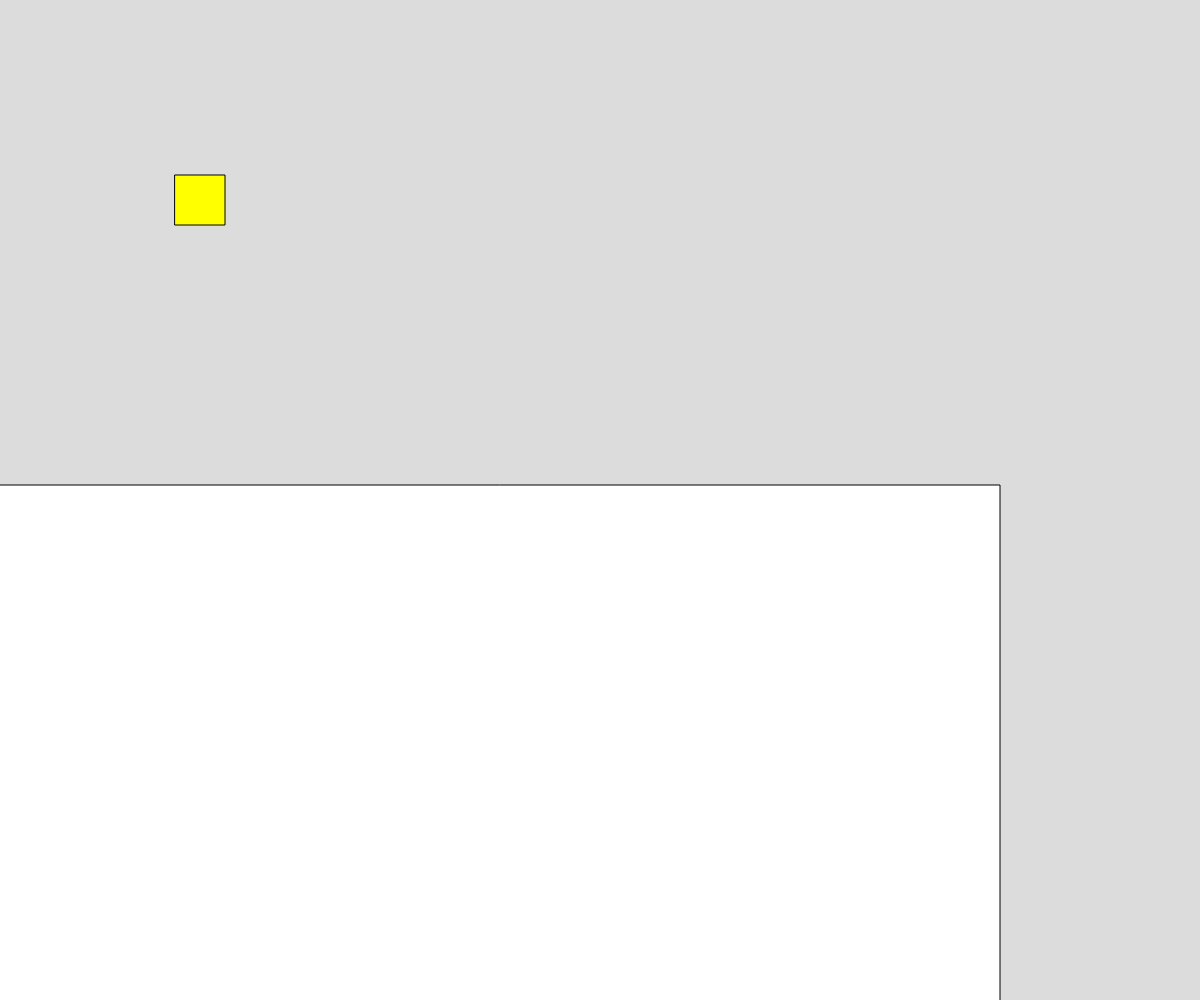
Frame 1 (no input)
Frame 60 (no input): identical to frame 1, image omitted
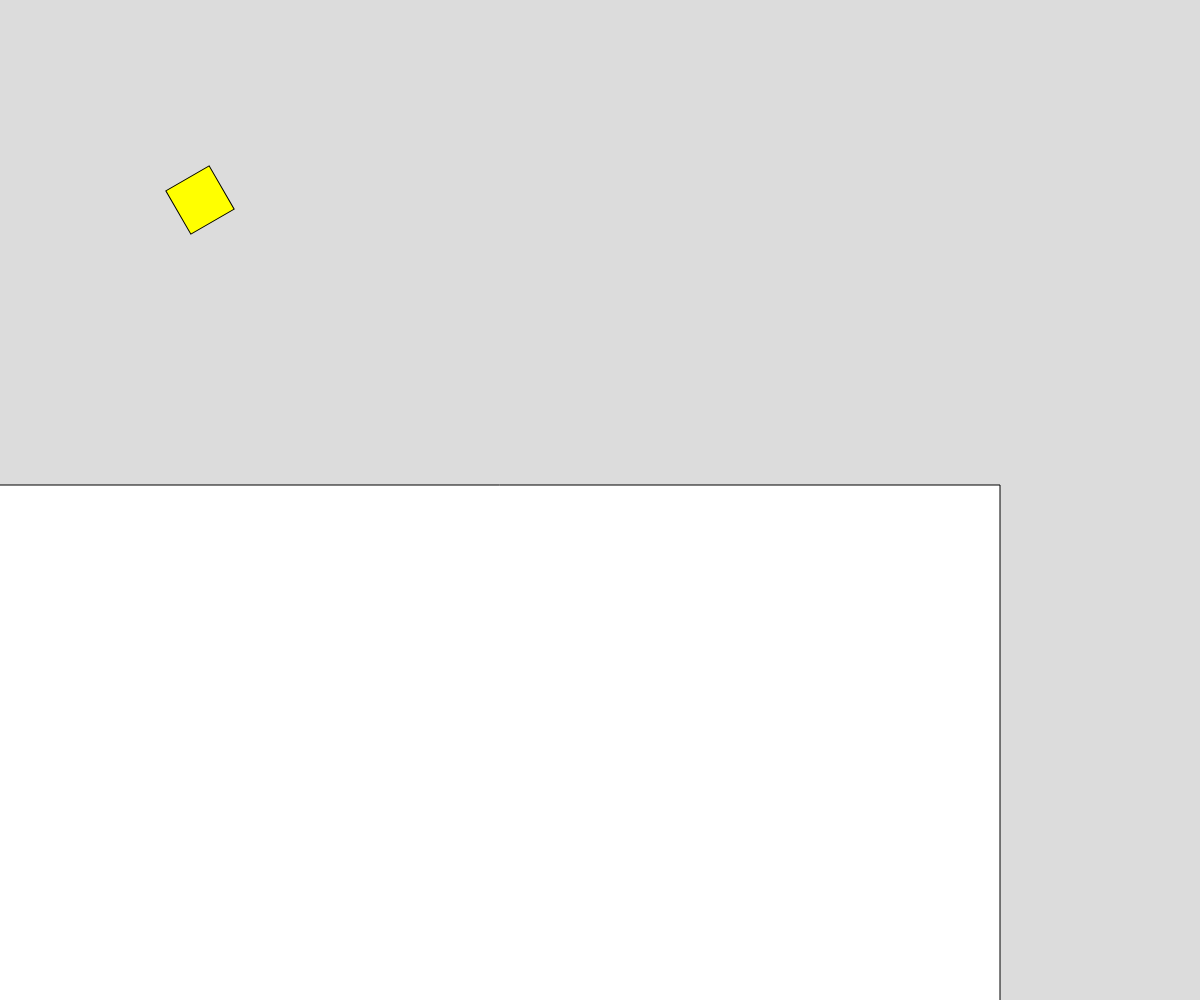
Frame 120 (the mouse pressed at the canvas centre since frame 60)

The p5.js sketch that drew these frames (run headless with seeded random() and noise() and a simulated clock; from frame 60 on, the mouse is pressed at the canvas centre):

// p5.js sketch
// ── sketch.js
// Project Title
// Your Name
// Date
//
// Extra for Experts:
// - describe what you did to take this project "above and beyond"


function setup() {
  createCanvas(windowWidth, windowHeight);
  angleMode(DEGREES);
  rectMode(CENTER);
}

function draw() {
  background(220);


  rect(width/3, height - 30, width, height - 30);

  push();
  translate(200, 200);
  rotate(mouseX);
  fill('yellow');
  square(0, 0, 50);
  pop();
}
